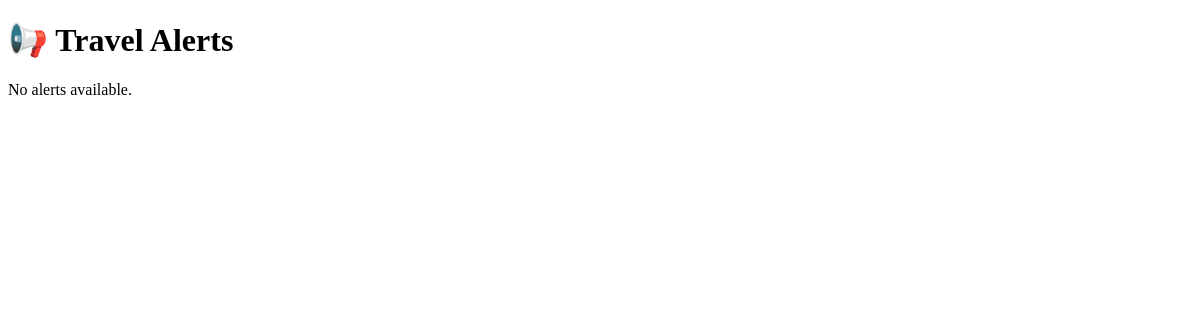
Before: /alerts/ with the older database file.
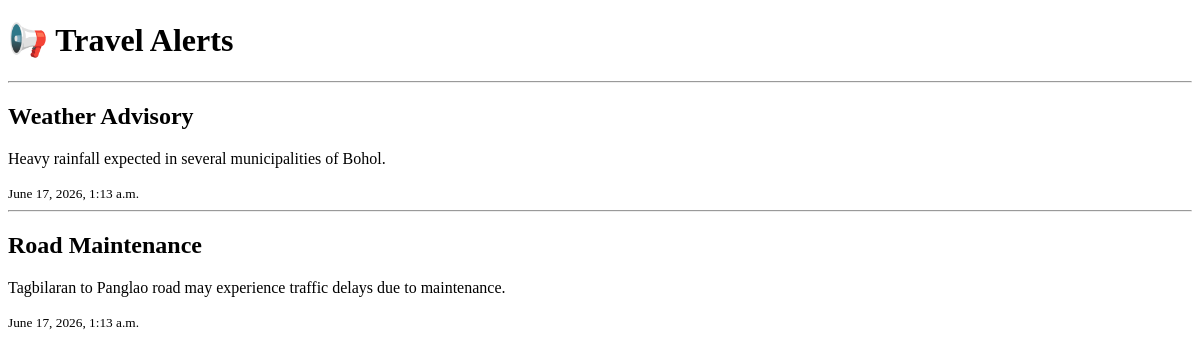
After: the same page with the newer database file.
### core/models.py (models this page shows, shortened)
class Alert(models.Model):
    title = models.CharField(max_length=200)
    message = models.TextField()
    created_at = models.DateTimeField(auto_now_add=True)

### core/views.py (the view)
# urls.py: path('alerts/', views.alerts, name='alerts'),
def alerts(request):
    alerts = Alert.objects.order_by('-created_at')
    return render(request, 'core/alerts.html', {
        'alerts': alerts
    })

### core/templates/core/alerts.html (shortened to what this page needs)
<!DOCTYPE html>
<html lang="en">
<head>
</head>
<body>
<h1>📢 Travel Alerts</h1>
{% for alert in alerts %}
    <hr>
    <h2>{{ alert.title }}</h2>
    <p>{{ alert.message }}</p>
    <small>{{ alert.created_at }}</small>
{% empty %}
    <p>No alerts available.</p>
{% endfor %}
</body>
</html>

Changed rows visible on the page:
added Alert: title "Weather Advisory", message "Heavy rainfall expected in several municipalities of Bohol.", created_at "June 17, 2026, 1:13 a.m."
added Alert: title "Road Maintenance", message "Tagbilaran to Panglao road may experience traffic delays due to maintenance.", created_at "June 17, 2026, 1:13 a.m."
Other visible differences:
text no longer shown: "No alerts available."
